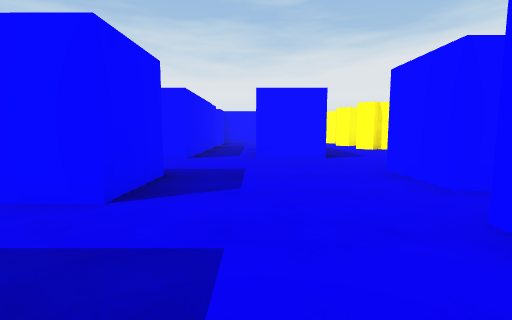
view 1 (above)

20 first-person views from a walk through a 3-D level made in the Unity game engine. The camera is 1.2 m above the floor, tilts 6° down and sees 85° across. The floor is counted in squares, 2 m on a side. Each view is taken from the middle of a square. On the plan, view 1 faces up. The plan holds only what a view shows up to about 9 squares ahead; the rest is blank. The place goes on beyond the plan. The player is left out.

view 2
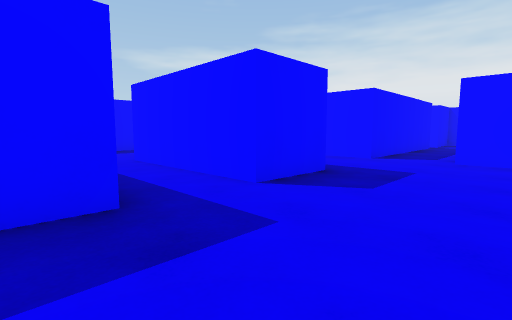

view 3
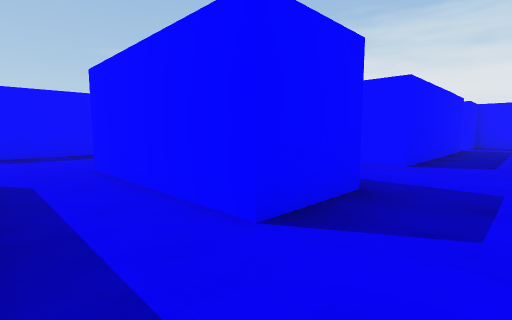

view 4
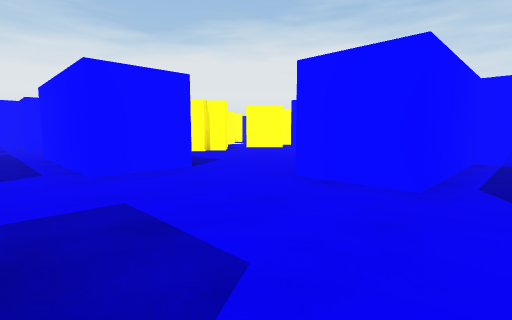

view 5
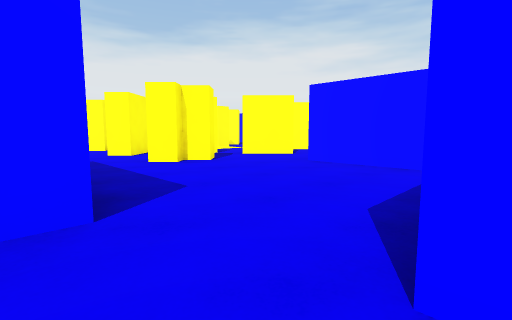

view 6
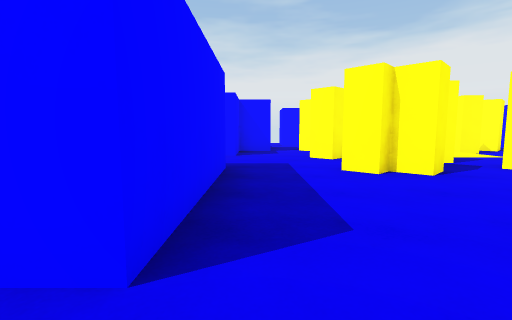

view 7
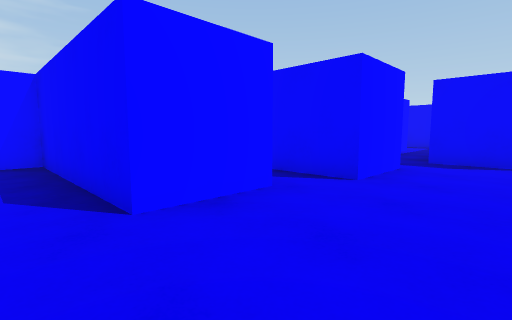

view 8
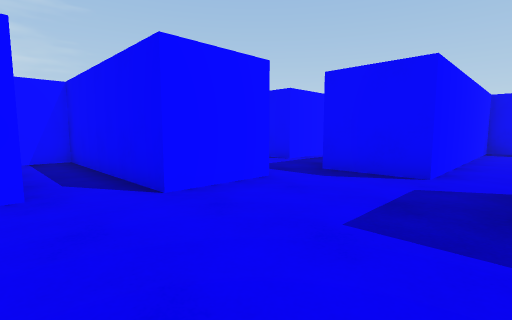

view 9
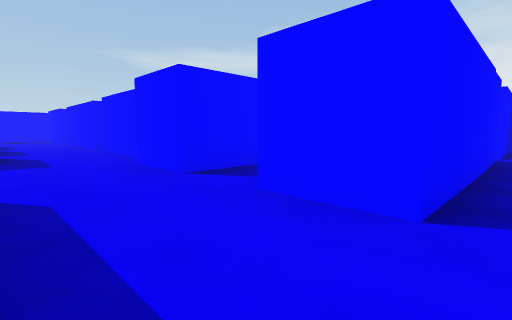

view 10
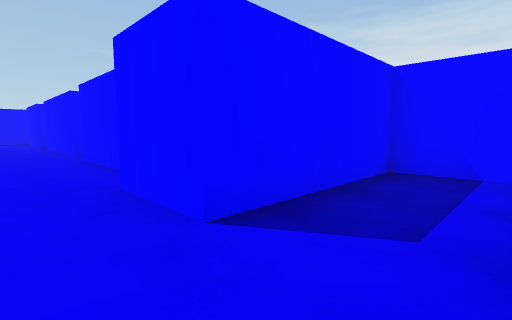

view 11
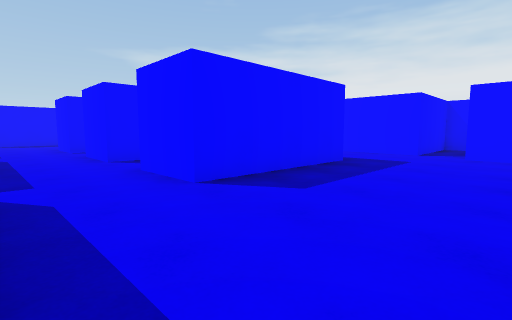

view 12
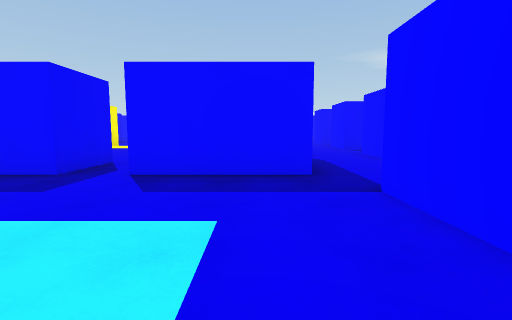

view 13
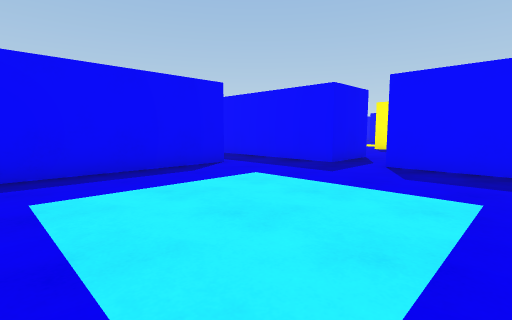

view 14
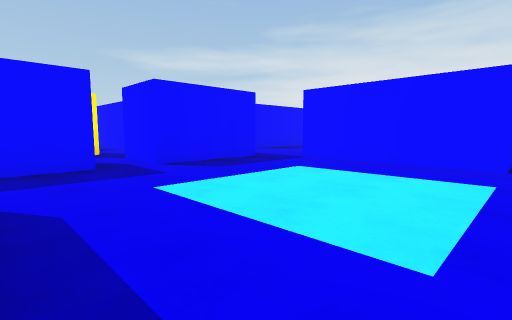

view 15
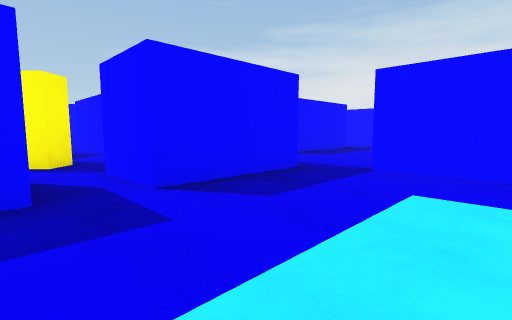

view 16
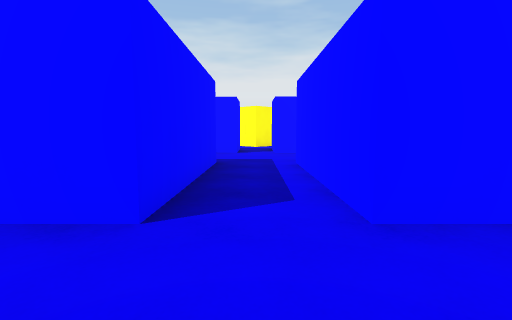

view 17
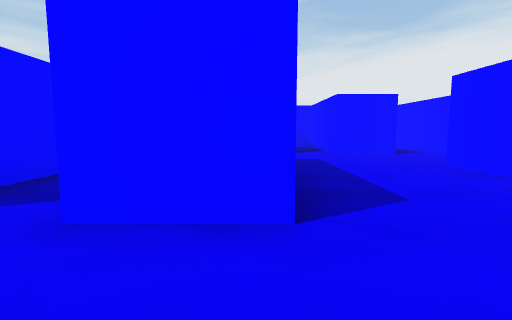

view 18
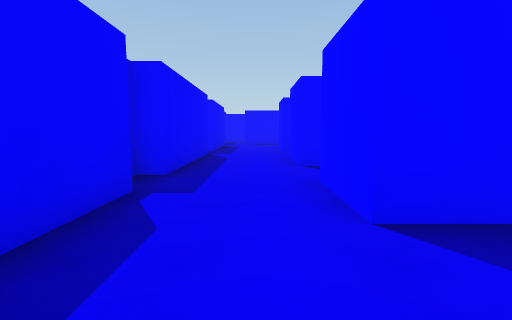

view 19
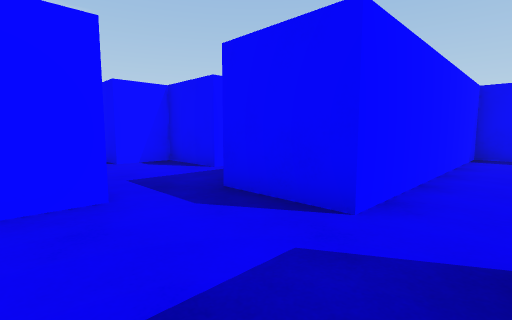

view 20
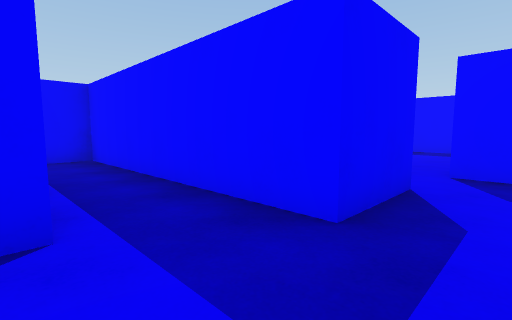

### Floor plan
Ten units are one square. View 1 is at (0, 0); x grows to the right and y downward. Boxes are objects, and circles mark ways between rooms. Rooms are numbered by the first view taken in them; rooms with no view inside come last. Other rooms are left out.
<svg viewBox="-130 -137 200 212">
<path fill="none" stroke="#000" d="M-12 -38 -12 -23 -48 -23M-1 -60 -1 -96M-12 -8 -12 7M15 -1 15 -17 52 -17 52 -27 20 -27 20 -42M-1 9 14 9M-15 -108 -15 -60 -30 -60M-1 -117 -1 -132M1 -132 -15 -132 -15 -118M14 -96 14 -60 -1 -60M36 -108 31 -113M20 -42 58 -42 58 -73M16 -117 -1 -117M-44 62 -1 62 -1 9M-12 7 -48 7M-58 11 -58 37 -74 37M-74 47 -58 47 -58 64M-107 -8 -123 -8M-125 12 -97 12M-47 -25 -47 -38M-77 -43 -77 -7 -92 -7M-70 -65 -95 -65M-30 -60 -30 -81M-88 12 -72 12M-97 12 -97 16M-31 -93 -45 -93 -45 -60 -60 -60 -60 -80M14 9 14 45M27 42 27 18 43 18 43 9M-107 -43 -107 -8M-105 -65 -125 -65M-92 -7 -92 -43"/>
<rect x="35" y="-95" width="10" height="10" fill="#bbb"><title>yellow block</title></rect>
<circle cx="10" cy="-50" r="3" fill="#2a7"/>
<circle cx="5" cy="-105" r="3" fill="#2a7"/>
<circle cx="-10" cy="0" r="3" fill="#2a7"/>
<circle cx="-25" cy="-45" r="3" fill="#2a7"/>
<circle cx="-45" cy="-15" r="3" fill="#2a7"/>
<circle cx="20" cy="0" r="3" fill="#2a7"/>
<circle cx="-50" cy="10" r="3" fill="#2a7"/>
<circle cx="-85" cy="5" r="3" fill="#2a7"/>
<circle cx="-100" cy="-10" r="3" fill="#2a7"/>
<circle cx="-85" cy="-55" r="3" fill="#2a7"/>
<text x="-10" y="-40">1</text>
<text x="30" y="-80">2</text>
<text x="-30" y="40">3</text>
<text x="-110" y="0">4</text>
<text x="-60" y="-30">5</text>
<text x="30" y="10">6</text>
<text x="-100" y="-40">7</text>
</svg>
Room 1 opens to room 2. Room 1 opens to room 3. Room 1 opens to room 5. Room 1 opens to room 6. Room 3 opens to room 5. Room 4 opens to room 5. Room 4 opens to room 7. Room 5 opens to room 7.

Where each view was taken, in squares from view 1:
view 1: 0 up, 0 right, facing up
view 2: 0 up, 1 right, facing up-left
view 3: 1 up, 0 right, facing up-left
view 4: 2 up, 1 left, facing up-right
view 5: 4 up, 1 right, facing up-right
view 6: 5 up, 2 right, facing up
view 7: 5 up, 0 right, facing down-right
view 8: 3 up, 1 left, facing down-right
view 9: 4 up, 1 left, facing up-left
view 10: 5 up, 3 left, facing up-left
view 11: 1 down, 5 left, facing up-left
view 12: 2 down, 2 left, facing left
view 13: 2 down, 1 left, facing down-left
view 14: 6 down, 1 left, facing up-left
view 15: 5 down, 3 left, facing up-left
view 16: 1 down, 10 left, facing up
view 17: 1 down, 8 left, facing up
view 18: 0 up, 6 left, facing left
view 19: 1 up, 1 left, facing down-right
view 20: 0 up, 3 right, facing down-left
